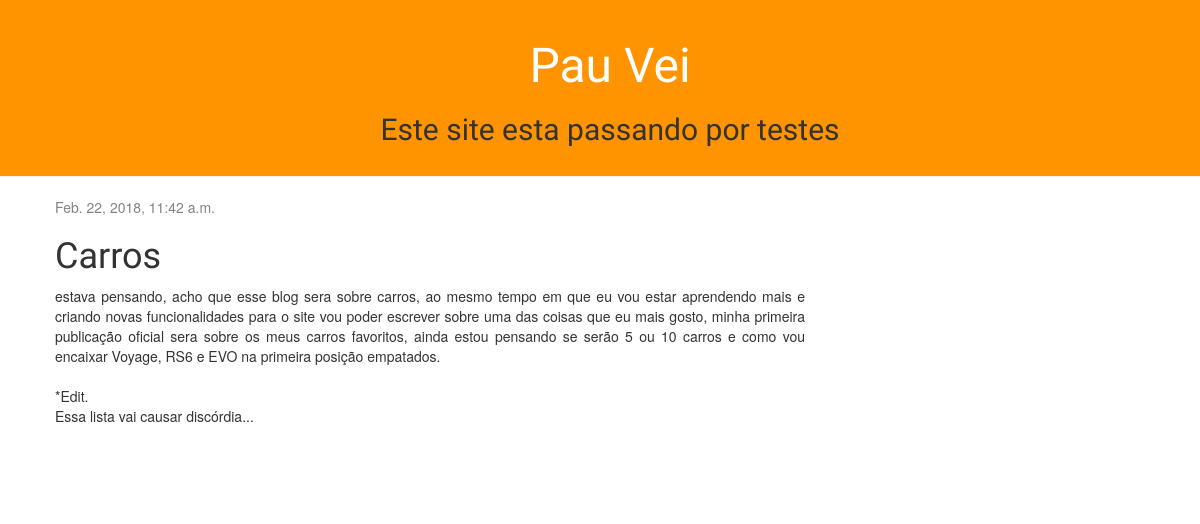
The page /post/8/ on the database its author committed.
### blog/models.py (models this page shows, shortened)
class Post(models.Model):
	author = models.ForeignKey('auth.User')
	title = models.CharField(max_length=200)
	text = models.TextField()
	created_date = models.DateTimeField(default=timezone.now)
	published_date = models.DateTimeField(blank=True, null=True)

### blog/views.py (the view)
# urls.py: url(r'^post/(?P<pk>[0-9]+)/$', views.post_detail, name='post_detail'),
def post_detail(request, pk):
	post = get_object_or_404(Post, pk=pk)
	return render(request, 'blog/post_detail.html', {'post': post})

### blog/templates/blog/post_detail.html (shortened to what this page needs)
{% extends 'blog/base.html' %}
{% block content %}
    <div class="post">
        {% if post.published_date %}
            <div class="date">
                {{ post.published_date }}
            </div>
        {% endif %}
        <h1>{{ post.title }}</h1>
        <p>{{ post.text|linebreaksbr }}</p>
    </div>
{% endblock %}

### blog/static/css/blog.css (style rules this page uses)
h1, h2, h3, h4 { font-family: 'Lobster', cursive; }
.date { color: #828282; }
.post { margin-bottom: 70px; }

### rows shown on the page
Post: published_date "Feb. 22, 2018, 11:42 a.m.", title "Carros", text "estava pensando, acho que esse blog sera sobre carros, ao mesmo tempo em que eu vou estar aprendendo mais e criando novas funcionalidades para o site vou poder escrever sobre uma das coisas que eu mais gosto, minha primeira publicação oficial sera sobre os meus carros favoritos, ainda estou pensando se serão 5 ou 10 carros e como vou encaixar Voyage, RS6 e EVO na primeira posição empatados. *Edit. Essa lista vai causar discórdia..."
